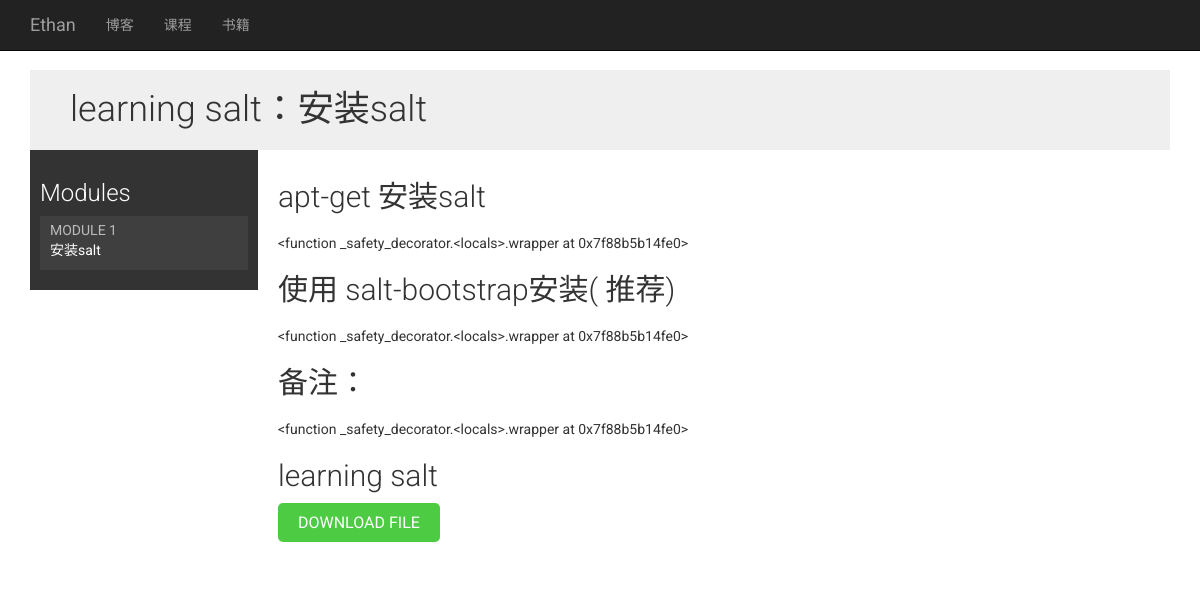
Page /courses/salt/ on the committed database.
### courses/models.py (models this page shows, shortened)
class Course(models.Model):
    owner = models.ForeignKey(User, related_name='courses_created')
    subject = models.ForeignKey(Subject, related_name='courses')
    title = models.CharField(max_length=200)
    slug = models.SlugField(max_length=200, unique=True)
    overview = models.TextField()
    created = models.DateTimeField(auto_now_add=True)
    students = models.ManyToManyField(User,
                                      related_name='courses_enrolled',
                                      blank=True)
    class Meta:
        ordering = ('-created',)

class Module(models.Model):
    course = models.ForeignKey(Course, related_name='modules')
    title = models.CharField(max_length=200)
    description = models.TextField(blank=True)
    order = OrderField(blank=True, for_fields=['course'])
    class Meta:
        ordering = ['order']

class Content(models.Model):
    module = models.ForeignKey(Module, related_name='contents')
    order = OrderField(blank=True, for_fields=['module'])
    content_type = models.ForeignKey(ContentType,
                                     limit_choices_to={'model__in':('text',
                                                                    'video',
                                                                    'image',
                                                                    'file')})
    object_id = models.PositiveIntegerField()
    item = GenericForeignKey('content_type', 'object_id')
    class Meta:
        ordering = ['order']

class ItemBase(models.Model):
    owner = models.ForeignKey(User, related_name='%(class)s_related')
    title = models.CharField(max_length=250)
    created = models.DateTimeField(auto_now_add=True)
    updated = models.DateTimeField(auto_now=True)
    class Meta:
        abstract = True
    def render(self):
        return render_to_string('courses/content/{}.html'.format(self._meta.model_name), {'item': self})

class Text(ItemBase):
    content = models.TextField()

class File(ItemBase):
    file = models.FileField(upload_to='files')

### courses/views.py (the view)
# urls.py: url(r'^(?P<slug>[\w-]+)/$', views.CourseDetailView.as_view(), name='course_detail'),
class CourseDetailView(DetailView):
    model=Course
    template_name='courses/course/detail.html'
    def get_context_data(self,**kwargs):
        context= super(CourseDetailView,self).get_context_data(**kwargs)
        course=self.get_object()
        if 'module_id' in self.kwargs:
            context['module']=course.modules.get(id=self.kwargs['module_id'])
        else:
            context['module']=course.modules.all()[0]
        return context

### blog/context_processors.py (called while the page is built)
def recent_blog_list(request):
    recent_blogs = Blog.objects.filter(status='p', is_public=True).order_by('-publish_time')[:4]
    categories = Category.objects.all()
    return {'recent_blogs': recent_blogs, 'categories': categories}

### blog/templatetags/blog_tags.py (called while the page is built)
@register.filter(is_safe=True)
@stringfilter
def md1(value):
    markdown = mistune.Markdown(renderer=renderer)
    return mark_safe(markdown(value))

### books/context_processors.py (called while the page is built)
def recent_book_list(request):
    recent_books = Book.objects.filter(status='p').order_by('-publish_time')[:4]
    book_categories = Category.objects.all()
    return {'recent_books': recent_books, 'book_categories': book_categories}

### courses/templates/courses/course/detail.html (shortened to what this page needs)
{% extends "courses/educa_base.html" %}
{% block page_content %}
        <h1>
            {{ object.title }}：{{ module.title }}
        </h1>
    <div class="contents">
        <h3>Modules</h3>
        <ul id="modules">
        {% for m in object.modules.all %}
            <li data-id="{{ m.id }}" {% if m == module %}class="selected"{% endif %}>
                <a href="{% url "courses:course_detail1" object.id m.id %}">
                    <span>
                        Module <span class="order">{{ m.order|add:1 }}</span>
                    </span>
                    <br>
                    {{ m.title }}
                </a>
            </li>
        {% empty %}
            <li>No modules yet.</li>
        {% endfor %}
        </ul>
    </div>
    <div class="module">
        {% for content in module.contents.all %}
            {% with item=content.item %}
                <h2>{{ item.title }}</h2>
                {{ item.render }}
            {% endwith %}
        {% endfor %}
    </div>
{% endblock %}

### courses/templates/courses/content/text.html
{% load blog_tags %}
{{ item.content|md1|linebreaks|safe }}

### courses/templates/courses/content/file.html
<p><a href="{{ item.file.url }}" class="button">Download file</a></p>

### courses/static/courses/css/base.css (style rules this page uses)
body { margin:0; font-family:'Roboto', sans-serif; font-weight:400; color:#333; }
a { color:#3fad37; text-decoration:none; }
h1, h2, h3, h4, h5, h6 { font-family:'Roboto', sans-serif; font-weight:300; }
h1 { background:#efefef; width:100%; overflow:auto; padding:20px 0 20px 40px; margin:0; }
.module { overflow:auto; }
.module p { margin:10px 0 20px; width:100%; float:left; }
.contents { width:20%; padding:10px; float:left; background:#333; color: #fff; font-family:'Roboto', sans-serif; }
.contents ul { list-style:none; margin:0; padding:0; }
.contents ul li { margin:0 0 10px 0; padding:4px 10px 10px; overflow:auto; }
.contents ul li.selected { background:#3f3f3f; }
.contents ul span { text-transform:uppercase; color:#bbb; font-size:14px; }
.contents ul a { display:block; color:#fff; text-decoration:none; }
.module { padding:10px 20px; float:left; }
input[type=submit], a.button { border-radius:5px; background:#4dcc43; color:#fff; font-size:16px; text-transform:uppercase; border:none; padding:10px 20px; margin:20px 0; }

### templates/base.html (style rules this page uses)
body { padding-top: 70px; padding-bottom: 20px; }

### rows in the picture
Course: title "learning salt"
Module: title "安装salt", order|add "1"
Content: item "apt-get 安装salt", item.content|md1 "<function _safety_decorator.<locals>.wrapper at 0x7f88b5b14fe0>"
Content: item "使用 salt-bootstrap安装( 推荐)", item.content|md1 "<function _safety_decorator.<locals>.wrapper at 0x7f88b5b14fe0>"
Content: item "备注：", item.content|md1 "<function _safety_decorator.<locals>.wrapper at 0x7f88b5b14fe0>"
Content: item "learning salt"
